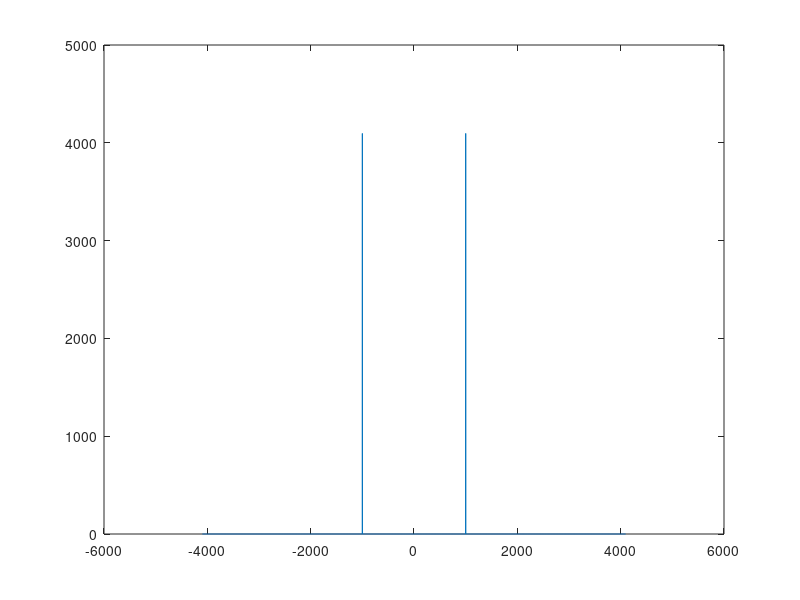

MATLAB code to generate this figure:
f = 1000;
fs = 8192;
y = 1 - 1/fs;
t = 0:1/fs:y;
x = sin(2*pi*f*t);
a = fft(x);
z = fftshift(a);
nf = fs./2*linspace(-1,1,fs);
m = abs(z);
plot(nf,m);